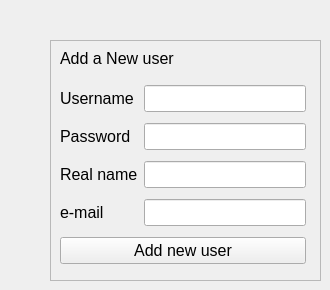
   <widget class="QWidget" name="tab_3">
    <attribute name="title">
     <string>Add User</string>
    </attribute>
    <widget class="QFrame" name="frame_4">
     <property name="geometry">
      <rect>
       <x>50</x>
       <y>40</y>
       <width>271</width>
       <height>241</height>
      </rect>
     </property>
     <property name="toolTip">
      <string>Complete this form to create a new user</string>
     </property>
     <property name="frameShape">
      <enum>QFrame::StyledPanel</enum>
     </property>
     <property name="frameShadow">
      <enum>QFrame::Raised</enum>
     </property>
     <widget class="QLabel" name="label_3">
      <property name="geometry">
       <rect>
        <x>10</x>
        <y>10</y>
        <width>121</width>
        <height>16</height>
       </rect>
      </property>
      <property name="font">
       <font>
        <pointsize>12</pointsize>
       </font>
      </property>
      <property name="text">
       <string>Add a New user</string>
      </property>
     </widget>
     <widget class="QWidget" name="layoutWidget">
      <property name="geometry">
       <rect>
        <x>10</x>
        <y>40</y>
        <width>246</width>
        <height>191</height>
       </rect>
      </property>
      <layout class="QGridLayout" name="gridLayout_4">
       <item row="0" column="0">
        <widget class="QLabel" name="label_5">
         <property name="font">
          <font>
           <pointsize>12</pointsize>
          </font>
         </property>
         <property name="text">
          <string>Username</string>
         </property>
        </widget>
       </item>
       <item row="2" column="1">
        <widget class="QLineEdit" name="leAddRealName">
         <property name="font">
          <font>
           <pointsize>12</pointsize>
          </font>
         </property>
        </widget>
       </item>
       <item row="1" column="0">
        <widget class="QLabel" name="label_4">
         <property name="font">
          <font>
           <pointsize>12</pointsize>
          </font>
         </property>
         <property name="text">
          <string>Password</string>
         </property>
        </widget>
       </item>
       <item row="1" column="1">
        <widget class="QLineEdit" name="leAddPassword">
         <property name="font">
          <font>
           <pointsize>12</pointsize>
          </font>
         </property>
         <property name="echoMode">
          <enum>QLineEdit::Password</enum>
         </property>
        </widget>
       </item>
       <item row="5" column="0" colspan="2">
        <widget class="QPushButton" name="pbAddNewUsers">
         <property name="font">
          <font>
           <pointsize>12</pointsize>
          </font>
         </property>
         <property name="text">
          <string>Add new user</string>
         </property>
        </widget>
       </item>
       <item row="2" column="0">
        <widget class="QLabel" name="label_16">
         <property name="font">
          <font>
           <pointsize>12</pointsize>
          </font>
         </property>
         <property name="text">
          <string>Real name</string>
         </property>
        </widget>
       </item>
       <item row="0" column="1">
        <widget class="QLineEdit" name="leAddUsername">
         <property name="font">
          <font>
           <pointsize>12</pointsize>
          </font>
         </property>
        </widget>
       </item>
       <item row="3" column="0">
        <widget class="QLabel" name="label_17">
         <property name="font">
          <font>
           <pointsize>12</pointsize>
          </font>
         </property>
         <property name="text">
          <string>e-mail</string>
         </property>
        </widget>
       </item>
       <item row="3" column="1">
        <widget class="QLineEdit" name="leAddEmail">
         <property name="font">
          <font>
           <pointsize>12</pointsize>
          </font>
         </property>
        </widget>
       </item>
      </layout>
     </widget>
    </widget>
   </widget>
